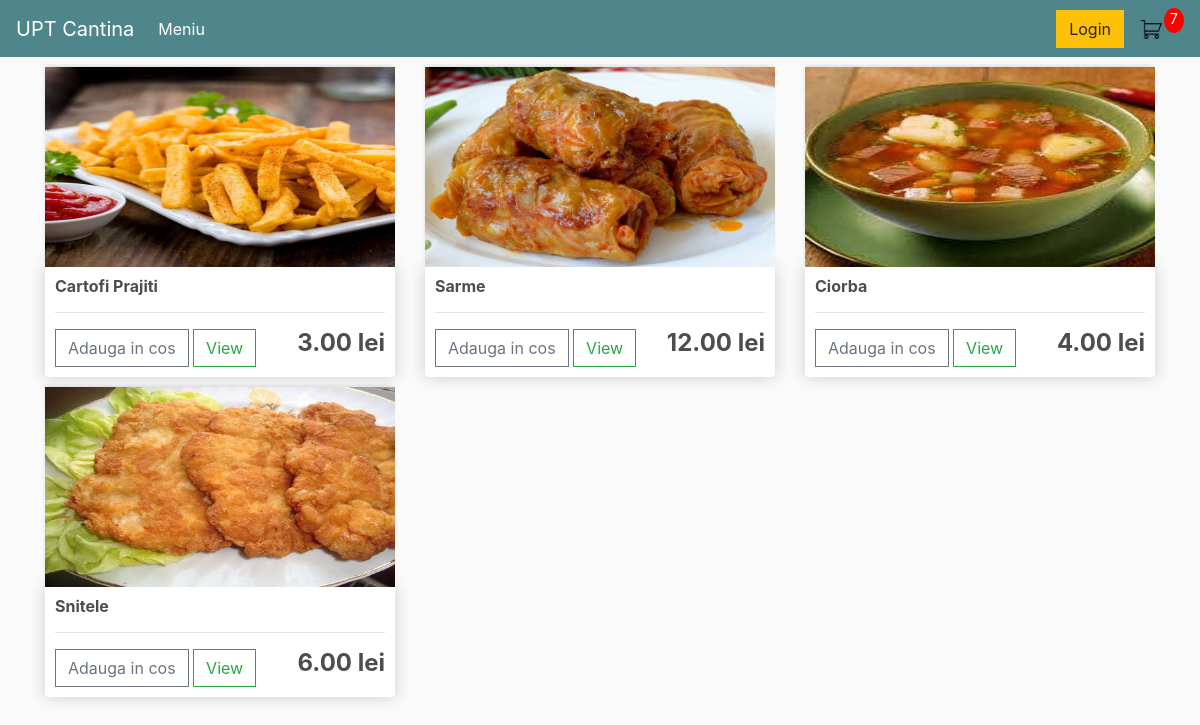
The page /meniu/ (signed in) on the database its author committed.
### cantina/models.py (models this page shows, shortened)
class Product(models.Model):
    name = models.CharField(max_length=200, null=True)
    price = models.DecimalField(max_digits=5, decimal_places=2)
    image = models.ImageField(null=True, blank=True)
    @property
    def ImageUrl(self):
        try:
            url = self.image.url
        except:
            url= ''
        return url

### cantina/views.py (the view)
# urls.py: path('meniu/',views.meniu,name='meniu'),
def meniu(request):
    data= cartData(request)
    cartItems = data['cartItems']
    products = Product.objects.all()
    context = {'products':products,'cartItems':cartItems}
    return render(request,'cantina/product_list.html',context)

### cantina/models.py (called while the page is built)
    @property
    def get_cart_items(self):
        orderitems = self.orderitem_set.all()
        total = sum([item.quantity for item in orderitems])
        return total

### cantina/utils.py (called while the page is built)
def cartData(request):
    if request.user.is_authenticated:
        customer = request.user.customer
        order,created = Order.objects.get_or_create(customer=customer, complete=False)
        items = order.orderitem_set.all()
        cartItems = order.get_cart_items
    else:
        cookieData = cookieCart(request)
        cartItems = cookieData['cartItems']
        order = cookieData['order']
        items = cookieData['items']
    return {'cartItems':cartItems,'order':order,'items':items}

### templates/cantina/product_list.html
{% extends 'cantina/navigation.html' %}
{% load static %}
{% block content %}
	<div class="row">
		{% for product in products %}
		<div class="col-lg-4">
			<img class="thumbnail" src="{{product.ImageUrl}}">
			<div class="box-element product">
				<h6><strong>{{product.name}}</strong></h6>
				<hr>
				<button data-product="{{product.id}}"  data-action='add'  class="btn btn-outline-secondary add-btn update-cart">Adauga in cos</button>
				<a class="btn btn-outline-success" href="#">View</a>
				<h4 style="display: inline-block; float: right"><strong>{{product.price|floatformat:2}} lei</strong></h4>
			</div>
		</div>
		{%endfor%}
</div>
{% endblock content %}

### static/css/main.css (style rules this page uses)
body { background-color: hsl(0, 0%, 98%); }
h1,h2,h3,h4,h5,h6 { color:hsl(0, 0%, 30%); }
.box-element { box-shadow:hsl(0, 0%, 80%) 0 0 16px; background-color: #fff; border-radius: 4px; padding: 10px; }
.thumbnail { width: 100%; height: 200px; -webkit-box-shadow: -1px -3px 5px -2px rgba(214,214,214,1); -moz-box-shadow: -1px -3px 5px -2px rgba(214,214,214,1); box-shadow: -1px -3px 5px -2px rgba(214,214,214,1); }
.product { border-radius: 0 0 4px 4px; }
.col-lg-4, .col-lg-6, .col-lg-8, .col-lg-12 { margin-top: 10px; }
.btn { border-radius: 0; }

### rows shown on the page
Product: ImageUrl (picture), name "Cartofi Prajiti", price "3.00"
Product: ImageUrl (picture), name "Sarme", price "12.00"
Product: ImageUrl (picture), name "Ciorba", price "4.00"
Product: ImageUrl (picture), name "Snitele", price "6.00"

### other values the page prints
{{ cartItems }} "7"
